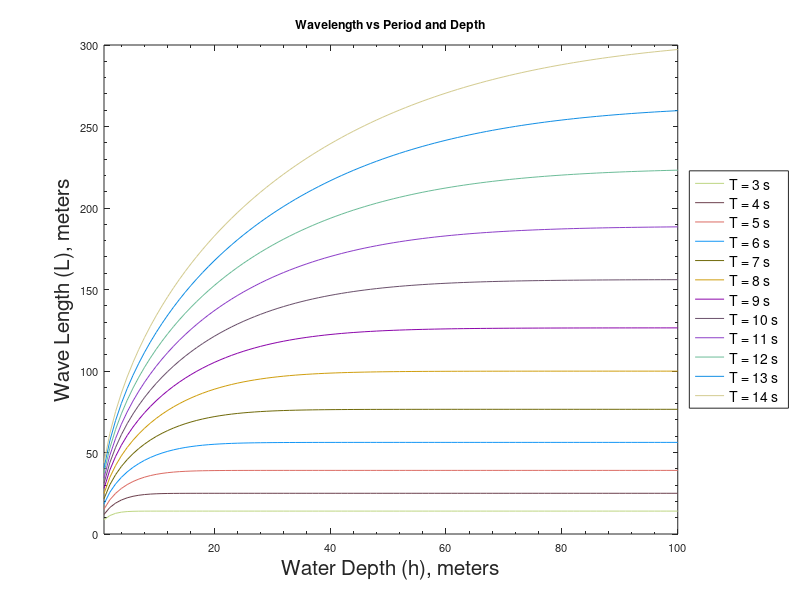

Reproduce this figure in MATLAB.
h = 1:1:100;
g = 9.81;
T = 3;
dh = h';
m=1;
fg =figure('Menubar', 'none', 'Name', 'Wavelength vs Period and Depth', 'NumberTitle', 'off',...
                'Color' , 'w');

    while T ~= 15

        for i=1:100
                    con = 1;
                        l(con) = 0;
                    l(con+1) = 1.56 * T ^ 2; 
                    
                    while abs( l(con+1) - l(con) ) > 0.0001, 
                                l(con+2) = ( ( 9.81 * T ^ 2 ) / ( 2 * pi ) ) * tanh( ( 2 * pi * h(i) ) / l(con+1) );
                                con = con + 1;
                    end
                    
                    L(i) =  l(con);
                    k = ( 2 * pi ) / L(i);
        end
        
        Ls{1,m} = L';   
            hold on;
                fgh =plot(dh,Ls{1,m});
                    xlabel('Water Depth (h), meters', 'FontSize',15);
                        ylabel('Wave Length (L), meters','FontSize',15);
                    xlim( [ 1 100 ] )
                set(fgh,'Color',rand(1,3));
            set(gca,'Box','on');
        drt = title('Wavelength vs Period and Depth', 'HorizontalAlignment' , 'center' , 'FontWeight', 'bold');
            set(gca, 'XGrid', 'off', 'XMinorTick', 'on' , 'YGrid' , 'off' , 'YMinorTick' , 'on', 'Fontsize', 8 );
                m = m+1;
                    T = 1+T;
    end
    T= 3:1:15;
        hj =length(T);
        textos2 = 'T = ';
    
    for i = 1 : hj
            stringer{i,1} = num2str(T(1,i));
            textos{i,1} = horzcat(textos2,stringer{i,1},' s');
    end
        asdk = legend(textos, 'Location', 'EastOutside');
            set(asdk, 'FontSize', 10);
               
%{    
txt = {'주기가 커질수록 수심에 따른파장의 변화가 커진다.'};
text(4,300,txt)
%}
    %주기가 커질수록 수심에 따른 파장의 변화가 커진다.
  
% 5. Referents:
%      Darlymple, R.G. and Dean R.A. (1999). Water Wave Mechanics
%              for Engineers and Scientist. Advanced Series on Ocean Engineering, Vol. 2
%              World Scientific. Singapure.
%      Le Mehuate, Bernard. (1976). An introduction to hidrodynamics and water waves. 
%              Springer-Verlag. USA.

